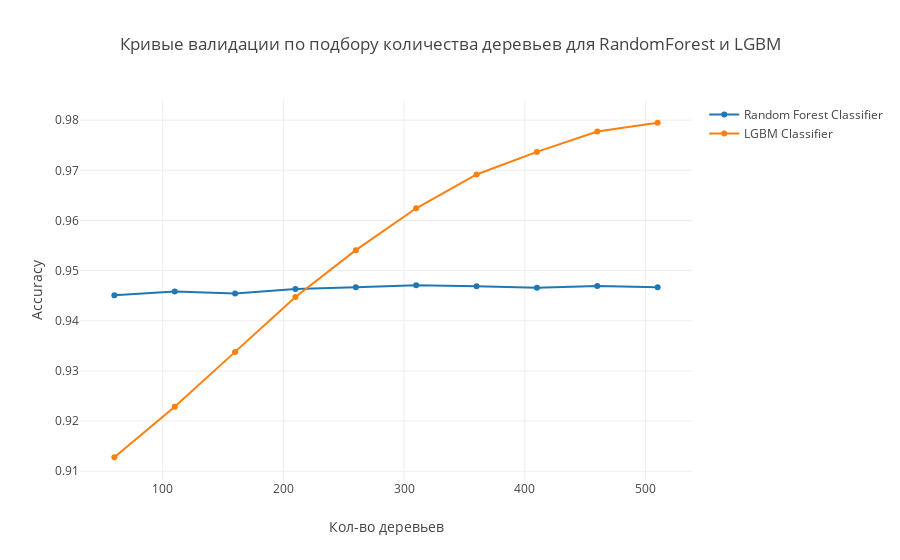

Notebook code cell kept with this figure:
### Code cell
trace0 = go.Scatter(
    x=range_estimators,
    y=scores_rf,
    name='Random Forest Classifier'
)

trace1 = go.Scatter(
    x=range_estimators,
    y=scores_lgbm,
    name='LGBM Classifier'
)

data = [trace0, trace1]
layout = go.Layout(title = 'Кривые валидации по подбору количества деревьев для RandomForest и LGBM',
          yaxis={'title':'Accuracy'}, xaxis={'title':'Кол-во деревьев'})

fig = go.Figure(data=data, layout=layout)
iplot(fig, show_link=False)

### Figure 1 — Plotly figure (JSON) as saved in the notebook; plotly's stock layout.template omitted (floating-point values rounded to 4 significant figures)
{"data": [{"name": "Random Forest Classifier", "type": "scatter", "uid": "4c444dc1-ce28-4d3f-8339-a6412dfcde33", "x": [60, 110, 160, 210, 260, 310, 360, 410, 460, 510], "y": [0.9451, 0.9458, 0.9454, 0.9464, 0.9467, 0.9471, 0.9469, 0.9466, 0.9469, 0.9467]}, {"name": "LGBM Classifier", "type": "scatter", "uid": "df0c2be7-b83f-4a1e-b8ad-e7e705d01e02", "x": [60, 110, 160, 210, 260, 310, 360, 410, 460, 510], "y": [0.9128, 0.9229, 0.9338, 0.9447, 0.9541, 0.9624, 0.9692, 0.9737, 0.9777, 0.9795]}], "layout": {"title": {"text": "Кривые валидации по подбору количества деревьев для RandomForest и LGBM"}, "xaxis": {"title": {"text": "Кол-во деревьев"}}, "yaxis": {"title": {"text": "Accuracy"}}}}
